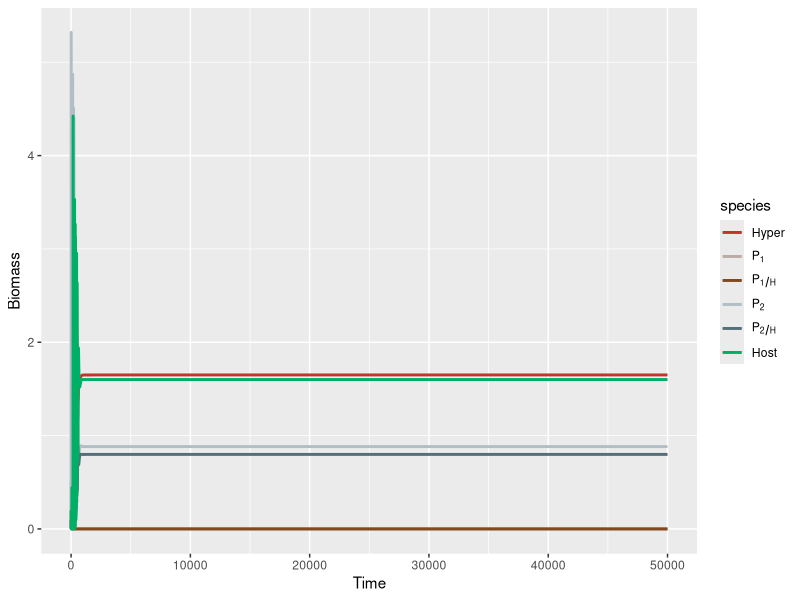

This chart was generated by the following R code: (Note: this script raises an error after producing the figure.)
library(deSolve)
library(tidyverse)

### Build up Mechanism 2 ----
M2 <- function(times, state, parms) {
  with(as.list(c(state, parms)), {
    dH_dt = (h1 * o1 * P1H) + (h2 * o2 * P2H) - (c1 * b1 * P1 + c2 * b2 * P2) * H - (d * H)
    dP1H_dt = (b1 * P1 * H) + DL * (e1H * psi1 * a1 * P1H * S) - (o1 + m1) * P1H
    dP2H_dt = (b2 * P2 * H) + DL * (e2H * psi2 * a2 * P2H * S) - (o2 + m2) * P2H
    dP1_dt = (e1 * a1 * P1) * S - (b1 * P1) * H + (1 - DL) * (e1H * psi1 * a1 * P1H * S) - m1 * P1
    dP2_dt = (e2 * a2 * P2) * S - (b2 * P2) * H + (1 - DL) * (e2H * psi2 * a2 * P2H * S) - m2 * P2
    dS_dt = (r * S * (1-S/K) - (a1 * P1 + a2 * P2 + psi1 * a1 * P1H + psi2 * a2 * P2H) * S)# * epsilon
    return(list(c(dH_dt, dP1H_dt, dP2H_dt, dP1_dt, dP2_dt, dS_dt)))
  })
}

### Model parameters ----
times <- seq(0, 50000, by = 0.1)
#state <- c(H = 1, P1H = 0, P2H = 0, P1 = 2, P2 = 2, S = 5)
state <- c(H = 0.1, P1H = 0, P2H = 0, P1 = 0.01, P2 = 0.01, S = 0.2)
#state <- c(H = 0.1638255, P1H = 0.02361139, P2H =  0.1168105, P1 =  0.6125324, P2 = 1.346811, S = 0.4553895)
#Change alpha and beta--
parms <- c(epsilon = 1,
           r = 1, K = 10,
           a1 = 0.35, a2 = 0.5, psi1 = 1, psi2 = 1, e1 = 0.5, e2 = 0.5,
           b1 = 0.2, b2 = 0.45, m1 = 0.06, m2 = 0.02, e1H = 0.5, e2H = 0.5,
           o1 = 0.8, o2 = 0.8, h1 = 1, h2 = 1, c1 = 0.9, c2 = 0.9, d = 0.03, DL = 0)

#parms <- c(r = 1, K = 10,a1 = 0.35, a2 = 0.5, psi1 = 1, psi2 = 1, e1 = 0.5, e2 = 0.5,b1 = 0.2, b2 = 0.45, m1 = 0.05, m2 = 0.0536, e1H = 0.5, e2H = 0.5,o1 = 0.8, o2 = 0.8, h1 = 1, h2 = 1, c1 = 0.9, c2 = 0.9, d = 0.03, DL = 0)

### Model application ----
pop_size = ode(func = M2, times = times, y = state, parms = parms)

tail(pop_size)

### Plot the result ----
## Plotting
pop_size %>%
  as.data.frame() %>%
  filter(time %% 10 == 0) %>%
  #filter(time > 1000) %>%
  #View()
  pivot_longer(cols = c("H", "P1H", "P2H", "P1", "P2", "S"), #"H", "P1H", "P2H", "P1", "P2", "S" 
             names_to = "species", values_to = "biomass") %>%
  #filter(species == c("H","S")) %>%
  ggplot(mapping = aes(x = time, y = biomass, color = species)) +
  labs(x = "Time", y = "Biomass") +  #title = expression(P[1]~"win") paste0("r =", parms["r"])) expression(α[1] == 0.35)+ #title = expression(α[1] == 0.35 ~","~ β[1] == 0.2 )
  geom_line(lwd = 1) +
  #geom_hline(yintercept = 0.28905636, color = "black", linetype = "dashed", size = 1) +
  scale_colour_manual(labels = c("H" = "Hyper", "P1" = expression(P[1]), "P1H" = expression(P[1/H]), "P2" = expression(P[2]), "P2H" = expression(P[2/H]), "S" = "Host"),
                      values = c("H" = "#C03728", "P1" = "#BCAAA4", "P1H" = "#82491E",
                                 "P2" = "#B0BEC5", "P2H" = "#546E7A", "S" = "#00AF66"))

#ggsave("P2 in m2 00536 Tless500.png", width = 20, height = 11.25, units = "cm", dpi = 1600)

### Plotting the per capita growth rate----
pop_size %>%
  as.data.frame() %>%
  filter(time %% 1 == 0) %>%
  #filter(time > 100) %>%
  #View()
  pivot_longer(cols = c("per_H", "per_P1H", "per_P2H", "per_P1", "per_P2", "per_S"), 
               #"H", "P1H", "P2H", "P1", "P2", "S" 
               #"per_H", "per_P1H", "per_P2H", "per_P1", "per_P2", "per_S"
               names_to = "species", values_to = "rate") %>%
  #filter(species == c("H","S")) %>%
  ggplot(mapping = aes(x = time, y = rate, color = species)) +
  labs(x = "Time", y = "Rate", title = expression(m[1] < m[2])) +  #paste0("r =", parms["r"]))
  geom_line(lwd = 1) +
  scale_colour_manual(labels = c("per_H" = expression(r[H]), "per_P1H" = expression(r[P[1/H]]),
                                 "per_P2H" = expression(r[P[2/H]]) , "per_P1" = expression(r[P[1]]),
                                 "per_P2" = expression(r[P[2]]), "per_S" = expression(r[S])),
                      values = c('per_H' = "#C03728", 'per_P1H' = "#82491E", 
                                 'per_P2H' = "#546E7A", 'per_P1' = "#BCAAA4", 
                                 'per_P2' = "#B0BEC5", 'per_S' = "#00AF66"))

View(pop_size)
sd(pop_size[(nrow(pop_size)-round(length(times)*0.35)):nrow(pop_size),"S"]) > 1e-8

## Theme setting
A = 
  theme_bw()+
  theme(
    plot.title = element_text(hjust = 0.5, size = 20),
    axis.text.x = element_text(size = 15),
    axis.text.y = element_text(size = 15),
    axis.title.x = element_text(size = 20),
    axis.title.y = element_text(size = 20),
    legend.text = element_text(size = 10),
    legend.text.align = 0)
theme_set(A)


### Calculate the S* of each time step
pop_size =
  pop_size %>%
  as.data.frame() %>%
  mutate(
       S2 = with(as.list(parms), {
         ((b2 * H + m2) * (m2 + o2))/ (e2 * a2 * (m2 + o2) + e2H * psi2 * a2 * b2 * H)}),
       S1 = with(as.list(parms), {
         ((b1 * H + m1) * (m1 + o1))/ (e1 * a1 * (m1 + o1) + e1H * psi1 * a1 * b1 * H)})
       )

## Plotting
pop_size %>%
  as.data.frame() %>%
  filter(time %% 1 == 0) %>%
  filter(time < 5000) %>%
  #View()
  pivot_longer(cols = c("H", "P1", "P2", "S1", "S2" ), #"H", "P1H", "P2H", "P1", "P2", "S" 
               names_to = "species", values_to = "biomass") %>%
  #filter(species == c("H","S")) %>%
  ggplot(mapping = aes(x = time, y = biomass, color = species)) +
  labs(x = "Time", y = "Biomass") +  #, title = expression(P[1]~"win") paste0("r =", parms["r"])) expression(α[1] == 0.35)
  geom_line(lwd = 1) +
  #geom_hline(yintercept = 0.133791930, color = "black", linetype = "dashed", size = 1) +
  scale_colour_manual(labels = c("H" = "Hyper", "P1" = expression(P[1]), "P1H" = expression(P[1/H]), "P2" = expression(P[2]), "P2H" = expression(P[2/H]), "S" = "Host"),
                      values = c("H" = "#C03728", "P1" = "#BCAAA4", "P1H" = "#82491E",
                                 "P2" = "#B0BEC5", "P2H" = "#546E7A", "S" = "#00AF66",
                                 "S1" = "#5e4a59", "S2" = "#a45ea1"))

tail(pop_size)
ggsave("m2 00536 sStar.png", width = 20, height = 11.25, units = "cm", dpi = 800)
